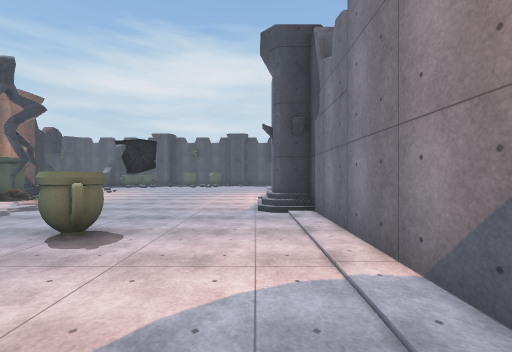
[1] (above)

20 first-person views from a walk through a Unity game level. The camera is 1.5 m above the floor, looks level and sees 90° across. Doors are open. The floor is counted in squares, 2 m on a side. Each view is taken from the middle of a square. On the plan, view 1 faces up. The plan holds only what a view shows up to about 9 squares ahead; the rest is blank. Some animated figures are not drawn. Some surface patterns are stand-ins.

[2]
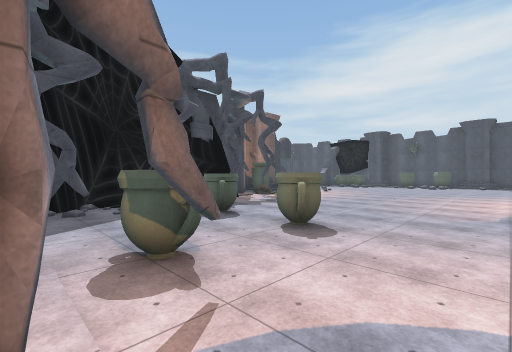

[3]
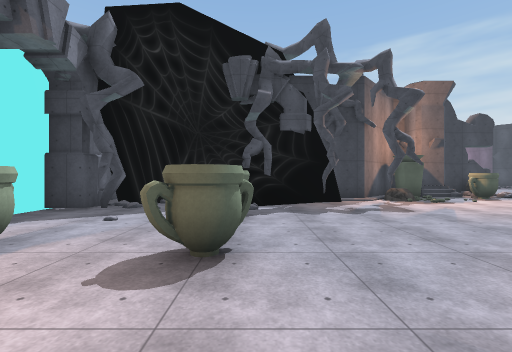

[4]
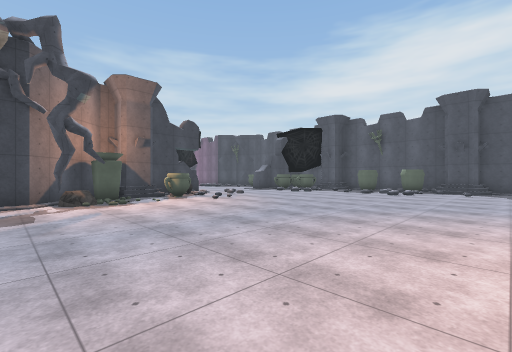

[5]
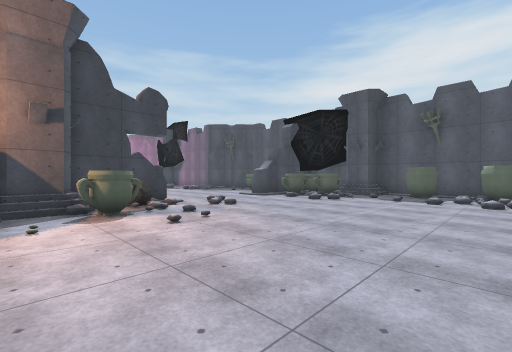

[6]
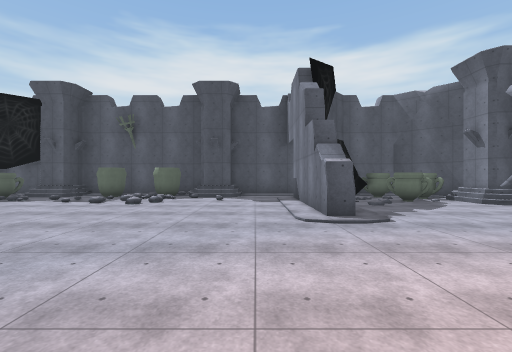

[7]
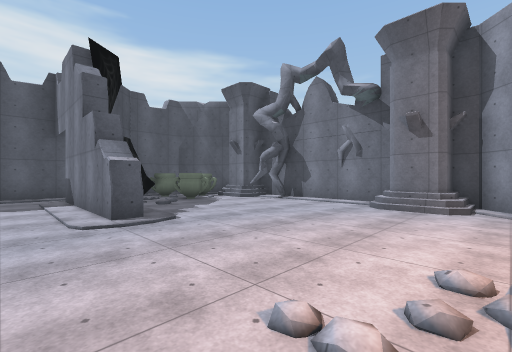

[8]
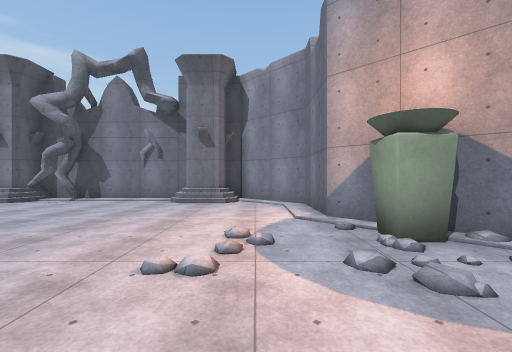

[9]
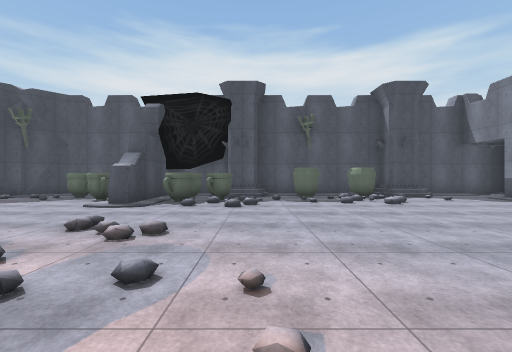

[10]
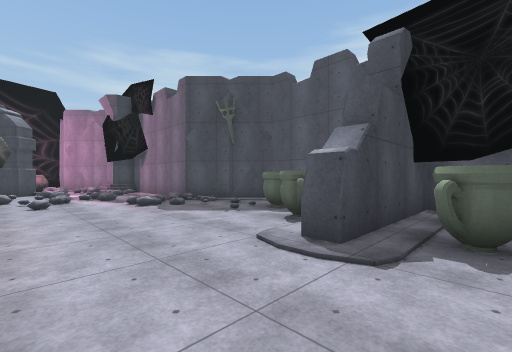

[11]
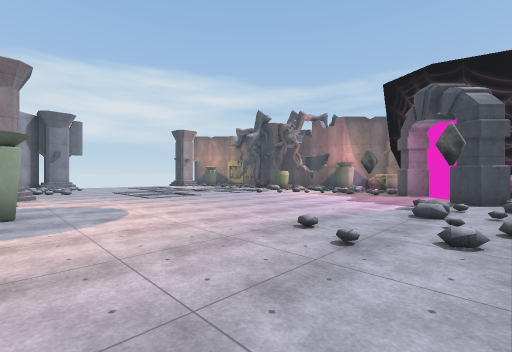

[12]
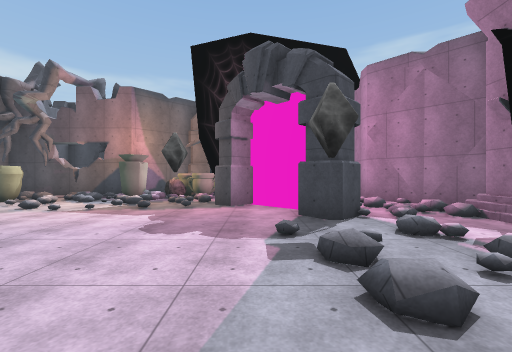

[13]
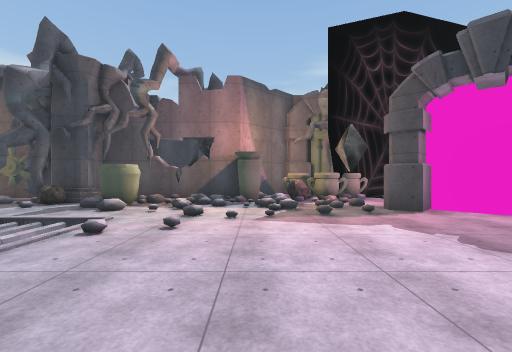

[14]
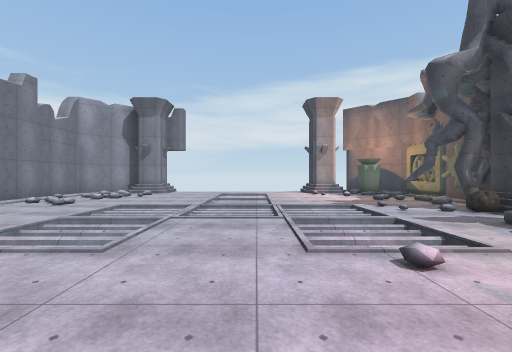

[15]
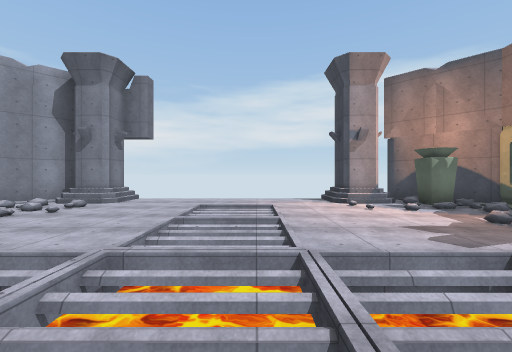

[16]
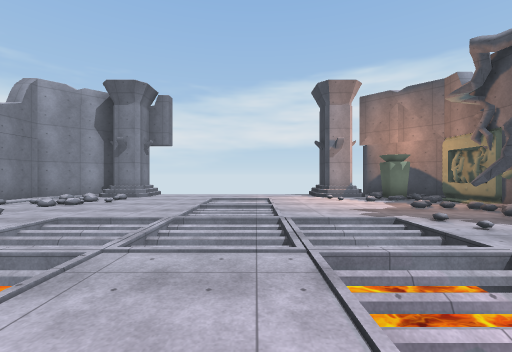

[17]
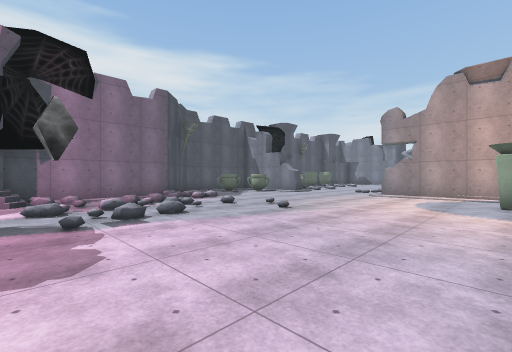

[18]
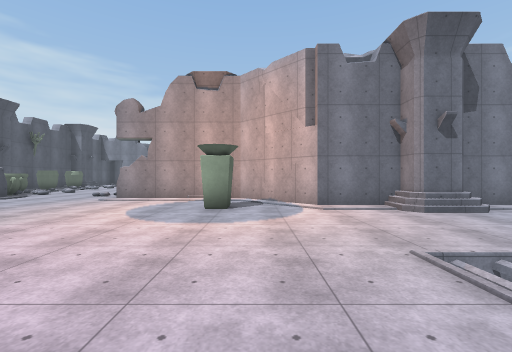

[19]
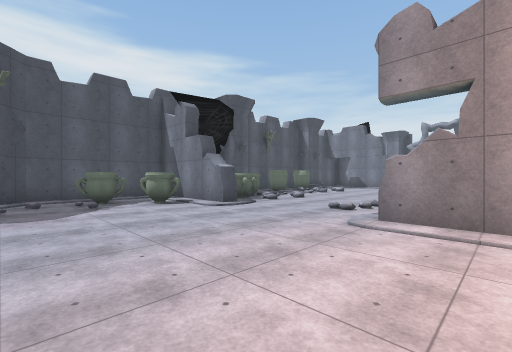

[20]
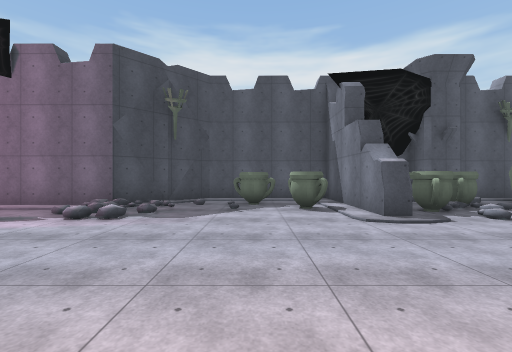

### Floor plan
Key: @ floor where view 1 was taken; # wall or solid block; . main floor; : floor 0.25 m higher than the main floor; / step, stairs or slope; D open door; = window, fence, low wall or low ledge; v drop or lower ground; R rock; P pot; O other object.
Columns run from 27 left of view 1 to 8 right of it. Each row starts with its distance up from view 1.
 22             ######         ###
 21            ##....#######   ..
 20        #####..O..#OO PPPP /..##OOO#
 19     ####..///..O.#OO....../..# OOO#
 18    ###./..///....#O..........#.OO##
 17    #:..///...................#...###
 16      #.//....................#.....#
 15     ##DD...........................#
 14 #####.............//...............#
 13 OO #.............#.//............/##
 12 OR.D.............RR./............/#
 11 ORR./.........../#OO..............#
 10 #OO//.........O./#O.........../..##
  9 ##:.//..........##OR.......//O####
  8  #.............####R......./ ##
  7  #PP.vv..vv....#  #......../#
  6  #PP.vv..vv.../#  ##......./##
  5  #R..vvvvvv../##   ##........#
  4  ###.vvvvvv..//#    #=O.O....#
  3  #.....vv...//.#    # OOOO...#
  2  #//...vv.../..#    # .......#
  1 OO.....vv..////#    ###.OO...#
  0 OO.....vv..///.#     #.. ##@
 -1  #OO//.....//.##     ##
 -2  ####/.....####
 -3    #

Positions as (right, up) in squares from view 1, and headings:
1: (0, 0), facing up
2: (0, 0), facing up-left
3: (0, 4), facing left
4: (0, 7), facing up-left
5: (-3, 10), facing up-left
6: (0, 11), facing up
7: (0, 11), facing up-right
8: (-1, 11), facing right
9: (-7, 11), facing up
10: (-9, 15), facing up-left
11: (-13, 16), facing down-left
12: (-17, 14), facing left
13: (-18, 10), facing left
14: (-20, 10), facing down
15: (-20, 6), facing down
16: (-20, 8), facing down
17: (-21, 10), facing up-right
18: (-19, 9), facing right
19: (-15, 12), facing up-right
20: (-13, 13), facing up
